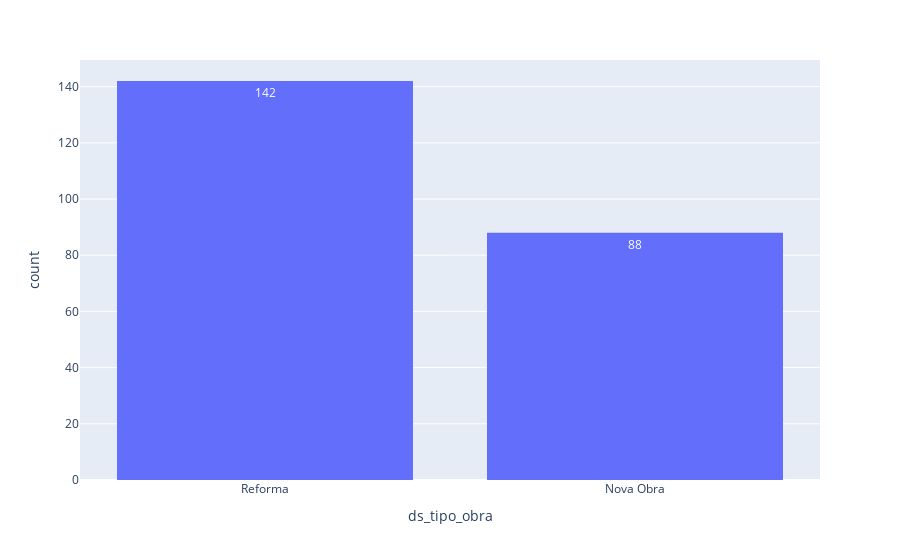

Write notebook code for a chart like this one.
### Code cell
px.histogram(x_teste_df, x = 'ds_tipo_obra', text_auto = True)

### Figure 1 — Plotly figure (JSON) as saved in the notebook; plotly's stock layout.template omitted (floating-point values rounded to 4 significant figures; data arrays with more than 128 entries replaced by an {"elided": "..."} marker saying what was removed)
{"data": [{"alignmentgroup": "True", "bingroup": "x", "hovertemplate": "ds_tipo_obra=%{x}<br>count=%{y}<extra></extra>", "legendgroup": "", "marker": {"color": "#636efa", "pattern": {"shape": ""}}, "name": "", "offsetgroup": "", "orientation": "v", "showlegend": false, "texttemplate": "%{value}", "type": "histogram", "x": {"elided": "240 str values"}, "xaxis": "x", "yaxis": "y"}], "layout": {"barmode": "relative", "legend": {"tracegroupgap": 0}, "margin": {"t": 60}, "xaxis": {"anchor": "y", "domain": [0, 1], "title": {"text": "ds_tipo_obra"}}, "yaxis": {"anchor": "x", "domain": [0, 1], "title": {"text": "count"}}}}
